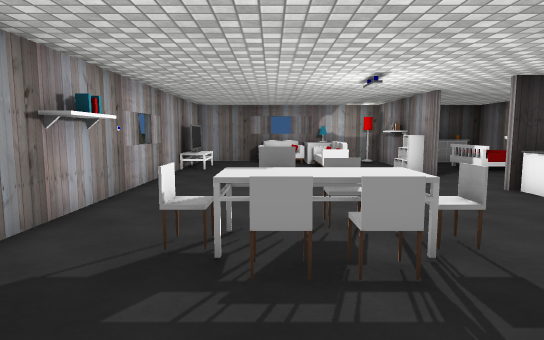
View 1 (above)

16 first-person views from a walk through a Unity game level. The camera is 1.4 m above the floor, tilts 6° down and sees 75° across. The floor is counted in squares, 1 m on a side. Each view is taken from the middle of a square. On the plan, view 1 faces up. The plan holds only what a view shows up to about 15 squares ahead; the rest is blank. The place goes on beyond the plan. The player character is not drawn. Some surface patterns are stand-ins.

View 2
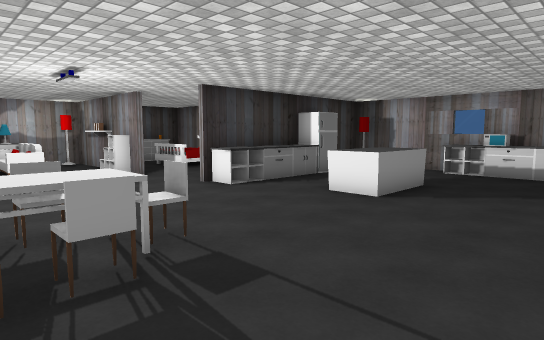

View 3
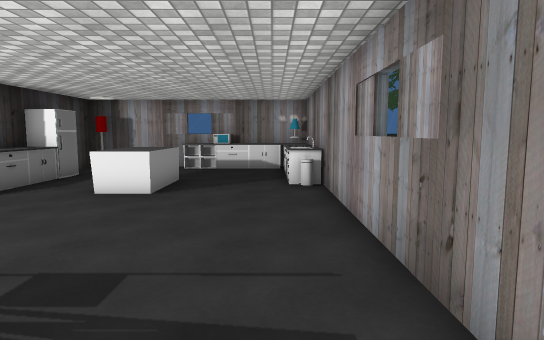

View 4
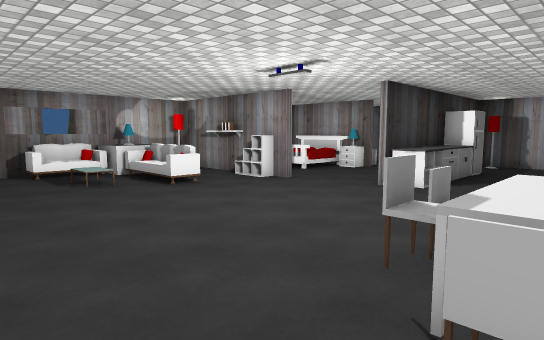

View 5
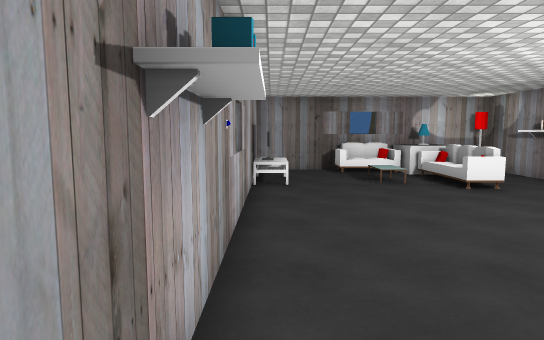

View 6
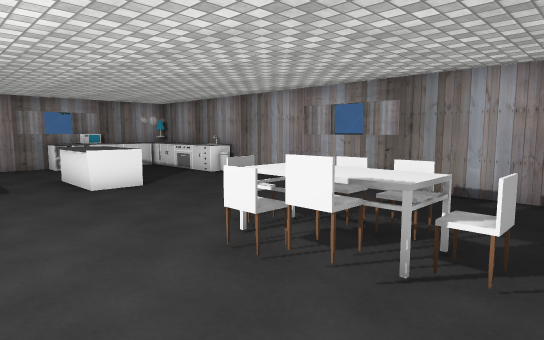

View 7
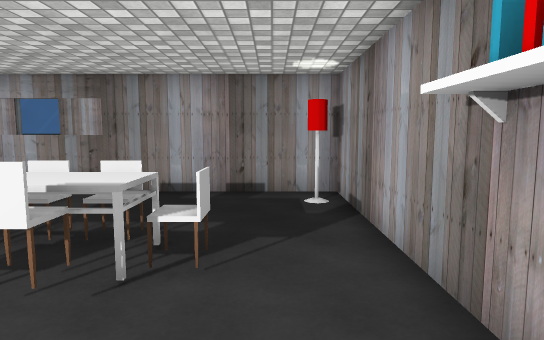

View 8
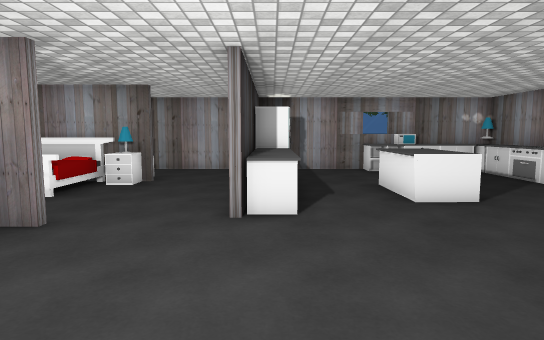

View 9
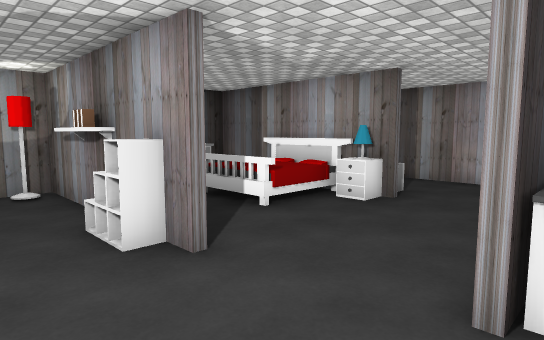

View 10
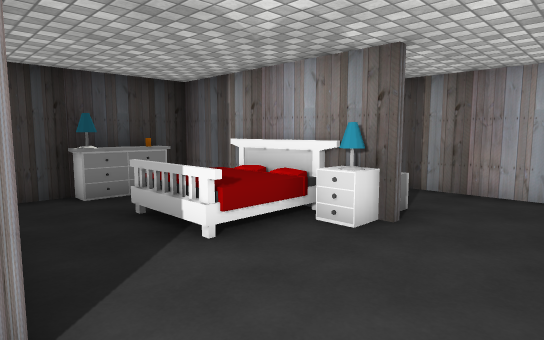

View 11
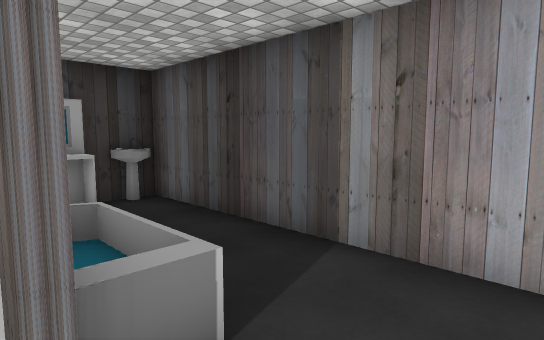

View 12
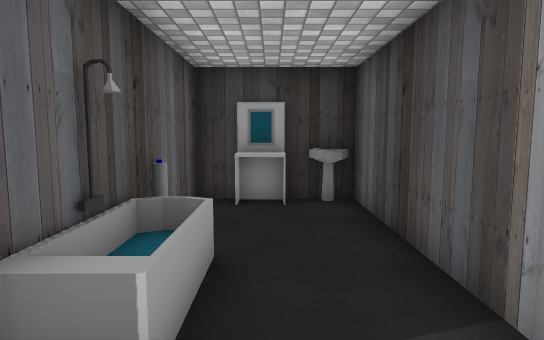

View 13
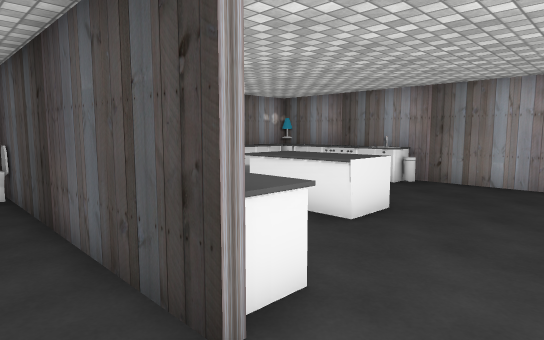

View 14
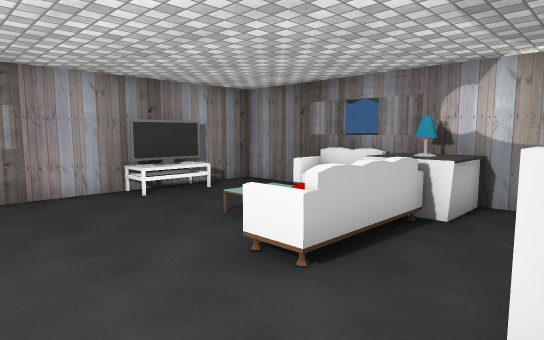

View 15
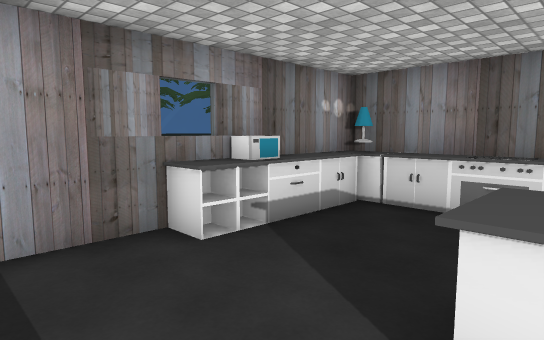

View 16
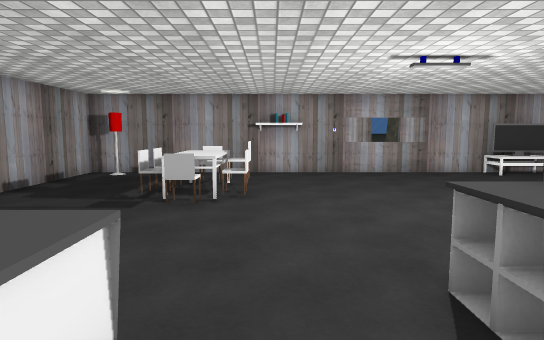

### Floor plan
Points are (right, up) in squares from view 1. A wall is a line through its corners. A room is listed if a view was taken in it or the views show most of it. See-through windows are left out.
Room 1 (views 1, 2, 3, 4, 5, 6, 7, 8, 9, 10, 13, 14, 15, 16)
walls: (5.6, 8.7) (6.6, 8.7); (5.2, 11.4) (5.2, 17.5) (-3.5, 17.5) (-3.5, -0.4) (13.8, -0.4) (13.8, 8.5) (12.2, 8.5); (5.2, 12.1) (4.6, 12.1) (4.6, 12.6); (10, 8.5) (5.8, 8.5); (12.6, 8.7) (13.8, 8.7)
low walls: (-2.5, 15.2) (-3.5, 15.2); (-2.6, 15.4) (-2.6, 14.4)
ways out: opening at (5.5, 10.5) to room 2
objects: lamp (-3, 1); bookshelf (-3, 6) to (-3, 7); TV (-3, 14); chair (-1, 4); chair (0, 3) to (0, 4); chair (0, 5); chair (1, 3) to (1, 4); chair (1, 5); sofa (1, 16); chair (2, 4); other object (2, 16) to (3, 17); lamp (2, 17); sofa (3, 13); lamp (4, 17) to (5, 17); other object (6, 8) to (9, 8); other object (7, 4) to (10, 5); other object (9, 0) to (12, 0); fridge (10, 8) to (11, 8); lamp (13, 0); other object (13, 1); other object (13, 2); microwave (13, 3); other object (13, 4); lamp (13, 8); toilet (13, 9)
Room 2 (views 11, 12)
walls: (10.2, 12.4) (10.2, 17.5) (6.2, 17.5); (6.6, 8.7) (12.6, 8.7); (13.8, 8.7) (13.8, 17.5) (10.4, 17.5) (10.4, 12.4)
low walls: (11.3, 17.4) (11.3, 16.8); (12.4, 16.8) (11.3, 16.8)
ways out: opening at (5.5, 10.5) to room 1
objects: lamp (7, 17) to (8, 17); bed (8, 13) to (9, 15); other object (9, 17); lamp (10, 11); drawers (10, 12); bathtub (11, 12) to (11, 13); other object (11, 15); other object (13, 17)

Positions as (right, up) in squares from view 1, and headings:
1: (0, 0), facing up
2: (0, 0), facing up-right
3: (-1, 1), facing right
4: (-3, 4), facing up-right
5: (-3, 4), facing up
6: (-2, 8), facing down-right
7: (-2, 8), facing down
8: (0, 8), facing right
9: (3, 8), facing up-right
10: (5, 9), facing up-right
11: (10, 10), facing up-right
12: (12, 10), facing up
13: (4, 10), facing down-right
14: (5, 10), facing up-left
15: (9, 7), facing down-right
16: (9, 6), facing left
